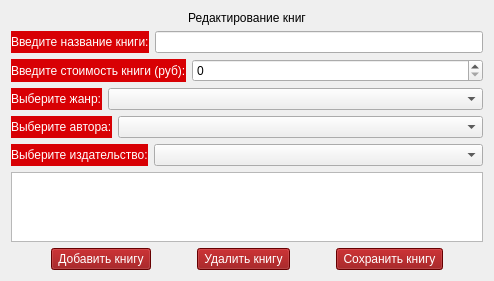
        <widget class="QWidget" name="page_6_for_admin">
         <layout class="QVBoxLayout" name="verticalLayout_14">
          <item>
           <layout class="QHBoxLayout" name="horizontalLayout_17">
            <item>
             <widget class="QLabel" name="label_14">
              <property name="styleSheet">
               <string notr="true">font: 11pt &quot;Comic Sans MS&quot;;</string>
              </property>
              <property name="text">
               <string>Редактирование книг</string>
              </property>
              <property name="alignment">
               <set>Qt::AlignCenter</set>
              </property>
             </widget>
            </item>
           </layout>
          </item>
          <item>
           <layout class="QVBoxLayout" name="verticalLayout_5">
            <item>
             <layout class="QHBoxLayout" name="horizontalLayout_18" stretch="0,100">
              <item>
               <widget class="QLabel" name="label_15">
                <property name="styleSheet">
                 <string notr="true">background-color: rgb(216, 0, 4);
color: rgb(255, 255, 255);
font: 9pt &quot;Comic Sans MS&quot;;</string>
                </property>
                <property name="text">
                 <string>Введите название книги:</string>
                </property>
               </widget>
              </item>
              <item>
               <widget class="QLineEdit" name="edit_title_book"/>
              </item>
             </layout>
            </item>
            <item>
             <layout class="QHBoxLayout" name="horizontalLayout_19" stretch="0,100">
              <item>
               <widget class="QLabel" name="label_18">
                <property name="styleSheet">
                 <string notr="true">background-color: rgb(216, 0, 4);
color: rgb(255, 255, 255);
font: 9pt &quot;Comic Sans MS&quot;;</string>
                </property>
                <property name="text">
                 <string>Введите стоимость книги (руб):</string>
                </property>
               </widget>
              </item>
              <item>
               <widget class="QSpinBox" name="spin_cost">
                <property name="maximum">
                 <number>100000</number>
                </property>
               </widget>
              </item>
             </layout>
            </item>
            <item>
             <layout class="QHBoxLayout" name="horizontalLayout_24" stretch="0,100">
              <item>
               <widget class="QLabel" name="label_19">
                <property name="styleSheet">
                 <string notr="true">background-color: rgb(216, 0, 4);
color: rgb(255, 255, 255);
font: 9pt &quot;Comic Sans MS&quot;;</string>
                </property>
                <property name="text">
                 <string>Выберите жанр:</string>
                </property>
               </widget>
              </item>
              <item>
               <widget class="QComboBox" name="comboBox_genre"/>
              </item>
             </layout>
            </item>
            <item>
             <layout class="QHBoxLayout" name="horizontalLayout_23" stretch="0,100">
              <item>
               <widget class="QLabel" name="label_17">
                <property name="styleSheet">
                 <string notr="true">background-color: rgb(216, 0, 4);
color: rgb(255, 255, 255);
font: 9pt &quot;Comic Sans MS&quot;;</string>
                </property>
                <property name="text">
                 <string>Выберите автора:</string>
                </property>
               </widget>
              </item>
              <item>
               <widget class="QComboBox" name="comboBox_author"/>
              </item>
             </layout>
            </item>
            <item>
             <layout class="QHBoxLayout" name="horizontalLayout_22" stretch="0,100">
              <item>
               <widget class="QLabel" name="label_16">
                <property name="styleSheet">
                 <string notr="true">background-color: rgb(216, 0, 4);
color: rgb(255, 255, 255);
font: 9pt &quot;Comic Sans MS&quot;;</string>
                </property>
                <property name="text">
                 <string>Выберите издательство:</string>
                </property>
               </widget>
              </item>
              <item>
               <widget class="QComboBox" name="comboBox_ph"/>
              </item>
             </layout>
            </item>
           </layout>
          </item>
          <item>
           <widget class="QTableWidget" name="table_book">
            <property name="sizeAdjustPolicy">
             <enum>QAbstractScrollArea::AdjustToContents</enum>
            </property>
            <attribute name="horizontalHeaderStretchLastSection">
             <bool>true</bool>
            </attribute>
           </widget>
          </item>
          <item>
           <layout class="QHBoxLayout" name="horizontalLayout_21">
            <item>
             <spacer name="horizontalSpacer_13">
              <property name="orientation">
               <enum>Qt::Horizontal</enum>
              </property>
              <property name="sizeHint" stdset="0">
               <size>
                <width>40</width>
                <height>20</height>
               </size>
              </property>
             </spacer>
            </item>
            <item>
             <widget class="QPushButton" name="btn_new_book">
              <property name="styleSheet">
               <string notr="true">background-color: rgb(143, 0, 2);
font: 9pt &quot;Comic Sans MS&quot;;
color: rgb(255, 255, 255);</string>
              </property>
              <property name="text">
               <string> Добавить книгу </string>
              </property>
             </widget>
            </item>
            <item>
             <spacer name="horizontalSpacer_14">
              <property name="orientation">
               <enum>Qt::Horizontal</enum>
              </property>
              <property name="sizeHint" stdset="0">
               <size>
                <width>40</width>
                <height>20</height>
               </size>
              </property>
             </spacer>
            </item>
            <item>
             <widget class="QPushButton" name="btn_delete_book">
              <property name="styleSheet">
               <string notr="true">background-color: rgb(143, 0, 2);
font: 9pt &quot;Comic Sans MS&quot;;
color: rgb(255, 255, 255);</string>
              </property>
              <property name="text">
               <string> Удалить книгу </string>
              </property>
             </widget>
            </item>
            <item>
             <spacer name="horizontalSpacer_15">
              <property name="orientation">
               <enum>Qt::Horizontal</enum>
              </property>
              <property name="sizeHint" stdset="0">
               <size>
                <width>40</width>
                <height>20</height>
               </size>
              </property>
             </spacer>
            </item>
            <item>
             <widget class="QPushButton" name="btn_save_book">
              <property name="styleSheet">
               <string notr="true">background-color: rgb(143, 0, 2);
font: 9pt &quot;Comic Sans MS&quot;;
color: rgb(255, 255, 255);</string>
              </property>
              <property name="text">
               <string> Сохранить книгу </string>
              </property>
             </widget>
            </item>
            <item>
             <spacer name="horizontalSpacer_16">
              <property name="orientation">
               <enum>Qt::Horizontal</enum>
              </property>
              <property name="sizeHint" stdset="0">
               <size>
                <width>40</width>
                <height>20</height>
               </size>
              </property>
             </spacer>
            </item>
           </layout>
          </item>
         </layout>
        </widget>
